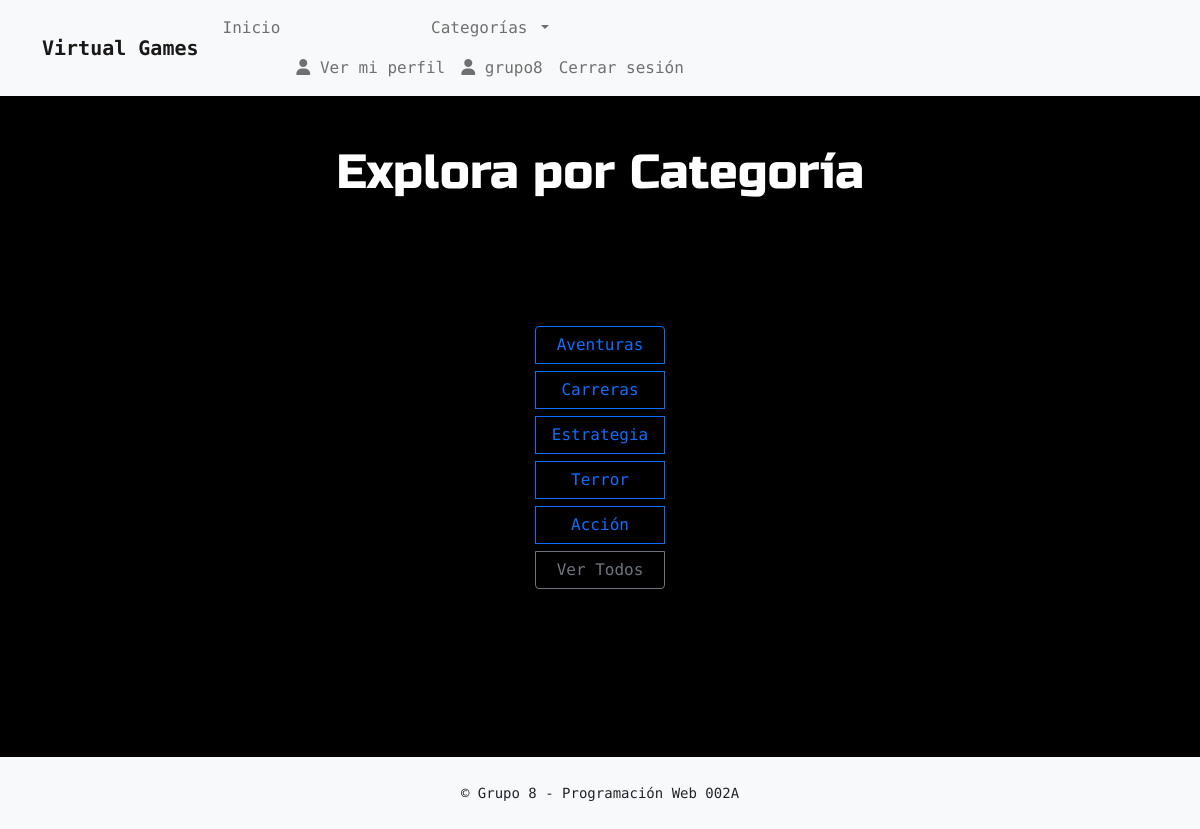
The app's page / (signed in) with its own data.
### shop/models.py (models this page shows, shortened)
class Categoria(models.Model):
    nombre = models.CharField(max_length=100, unique=True)
    slug   = models.SlugField(max_length=100, unique=True, blank=True)

### core/views.py (the view)
# urls.py: path('', index, name='inicio'),
def index(request):
    shop_categories = Categoria.objects.all()
    return render(request, 'core/index.html', {
        'shop_categories': shop_categories
    })

### shop/context_processors.py (called while the page is built)
def shop_categories(request):
    return {
        'shop_categories': Categoria.objects.all()
    }

### templates/core/index.html (shortened to what this page needs)
{% extends 'core/base.html' %}
{% load static %}
{% block content %}
  <div class="container" id="games-container">
    <h1 class="my-4 text-center">Explora por Categoría</h1>
    <div class="btn-group-vertical" role="group" aria-label="Categorías">
      {% for cat in shop_categories %}
        <button
          type="button"
          class="btn btn-outline-primary me-2 mb-2 category-btn"
          data-cat-id="{{ cat.id }}">
          {{ cat.nombre }}
        </button>
      {% endfor %}
      <button
        type="button"
        id="all-games"
        class="btn btn-outline-secondary me-2 mb-2">
        Ver Todos
      </button>
    </div>
{% endblock %}

### templates/core/base.html (shortened to what this page needs)
 {% load static %}
<!doctype html>
<html lang="en">
  <head>
    <link
      href="https://cdn.jsdelivr.net/npm/bootstrap@5.1.3/dist/css/bootstrap.min.css"
      rel="stylesheet"
    >
    <link rel="stylesheet" href="{% static 'core/css/estilo-index.css' %}">
  </head>
  <body>
    <nav class="navbar navbar-expand-lg navbar-light bg-light">
      <div class="container">
        <a class="navbar-brand fw-bold" href="{% url 'inicio' %}">Virtual Games</a>
        <div class="collapse navbar-collapse" id="mainNav">
          <ul class="navbar-nav me-auto mb-2 mb-lg-0">
            <li class="nav-item"><a class="nav-link" href="{% url 'inicio' %}">Inicio</a></li>
            <li class="nav-item dropdown">
              <a class="nav-link dropdown-toggle" href="#" id="shopMenu" role="button"
                 data-bs-toggle="dropdown" aria-expanded="false">
                Categorías
              </a>
          <ul class="navbar-nav ms-auto">
            {% if user.is_authenticated %}
            <li class="nav-item">
                <a class="nav-link" href="{% url 'perfil_usuario' %}">
                  <i class="fas fa-user"></i> Ver mi perfil
                </a>
            </li>
            <li class="nav-item">
                <a class="nav-link" href="{% url 'perfil_usuario' %}">
                  <i class="fas fa-user"></i> {{ user.username }}
                </a>
              </li>
              <li class="nav-item">
                <a class="nav-link" href="{% url 'logout' %}">Cerrar sesión</a>
              </li>
            {% endif %}
          </ul>
        </div>
      </div>
    </nav>
    <main class="py-4">
      <div class="container">
        {% block content %}{% endblock %}
      </div>
    </main>
    <footer class="bg-light py-4 mt-auto">
      <div class="container text-center">
        <small>&copy; {{ now.year }} Grupo 8 -  Programación Web 002A</small>
      </div>
    </footer>
  </body>
</html>

### static/core/css/estilo-index.css (style rules this page uses)
* { margin: 0; padding: 0; font-family: 'Major Mono Display', monospace; }
body { background-color: rgb(0, 0, 0); text-align: center; }
h1 { font-family: 'Russo One', sans-serif; padding-bottom: 100px; font-size: 3rem; font-weight: 100; color: #ffffff; margin-bottom: 0.5rem; }
.btn-group-vertical { max-width: 200px; margin: 0 auto 10rem; display: inline-flex; flex-direction: column; }

### records on screen
Categoria: nombre "Aventuras"
Categoria: nombre "Carreras"
Categoria: nombre "Estrategia"
Categoria: nombre "Terror"
Categoria: nombre "Acción"

### other values on screen
{{ user.username }} "grupo8"
